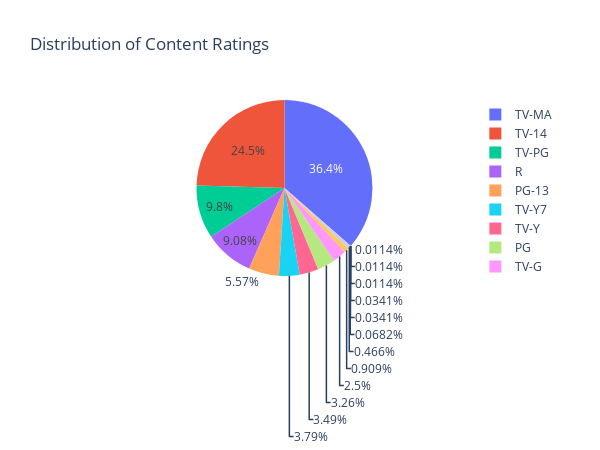

The notebook cell saved with this chart:
### Markdown cell above
### What is the distribution of content ratings?

### Code cell
rating_distribution = df['rating'].value_counts()
fig = px.pie(rating_distribution, values=rating_distribution.values, names=rating_distribution.index,
             title='Distribution of Content Ratings')
fig.update_layout(width=600, height=450)
fig.show()

### Figure 1 — Plotly figure (JSON) as saved in the notebook; plotly's stock layout.template omitted (floating-point values rounded to 4 significant figures)
{"data": [{"domain": {"x": [0, 1], "y": [0, 1]}, "hovertemplate": "rating=%{label}<br>value=%{value}<extra></extra>", "labels": ["TV-MA", "TV-14", "TV-PG", "R", "PG-13", "TV-Y7", "TV-Y", "PG", "TV-G", "NR", "G", "TV-Y7-FV", "NC-17", "UR", "74 min", "84 min", "66 min"], "legendgroup": "", "name": "", "showlegend": true, "type": "pie", "values": [3207, 2160, 863, 799, 490, 334, 307, 287, 220, 80, 41, 6, 3, 3, 1, 1, 1]}], "layout": {"height": 450, "legend": {"tracegroupgap": 0}, "title": {"text": "Distribution of Content Ratings"}, "width": 600}}
